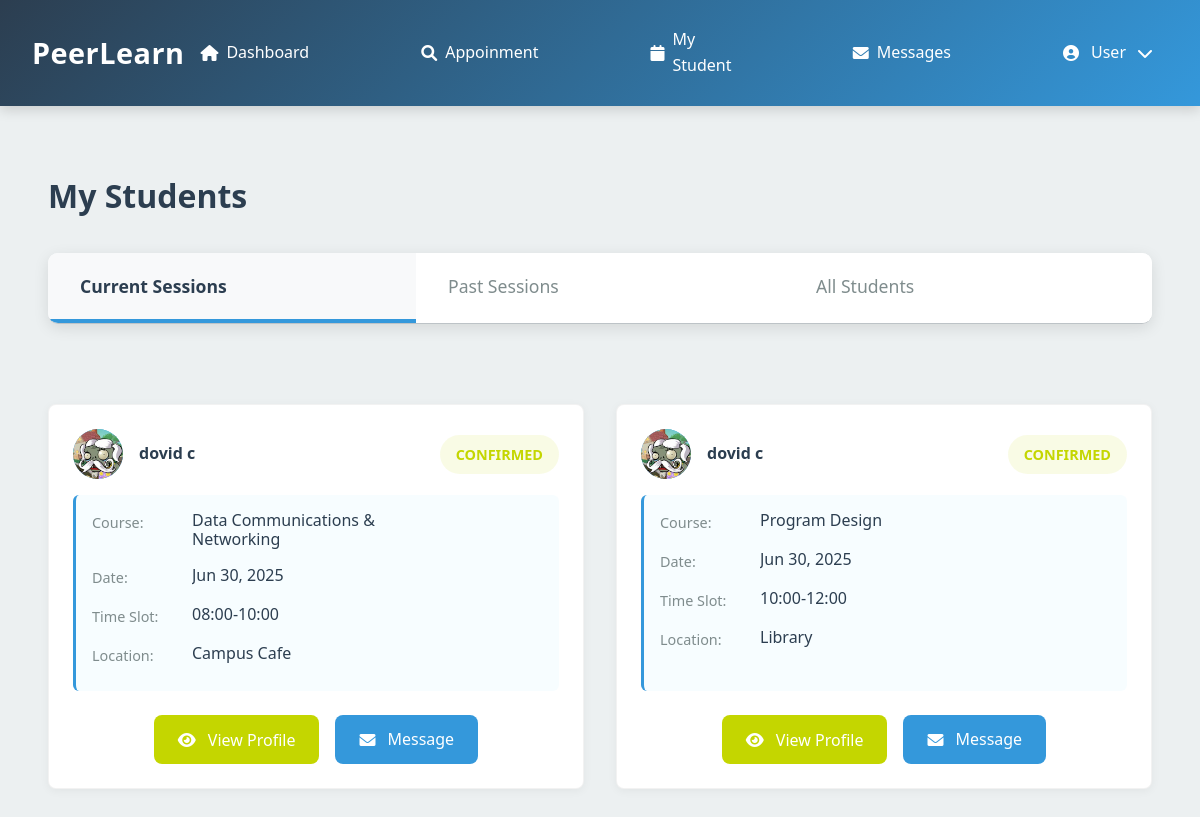
The app's page /tutor_students.php (signed in), older data.
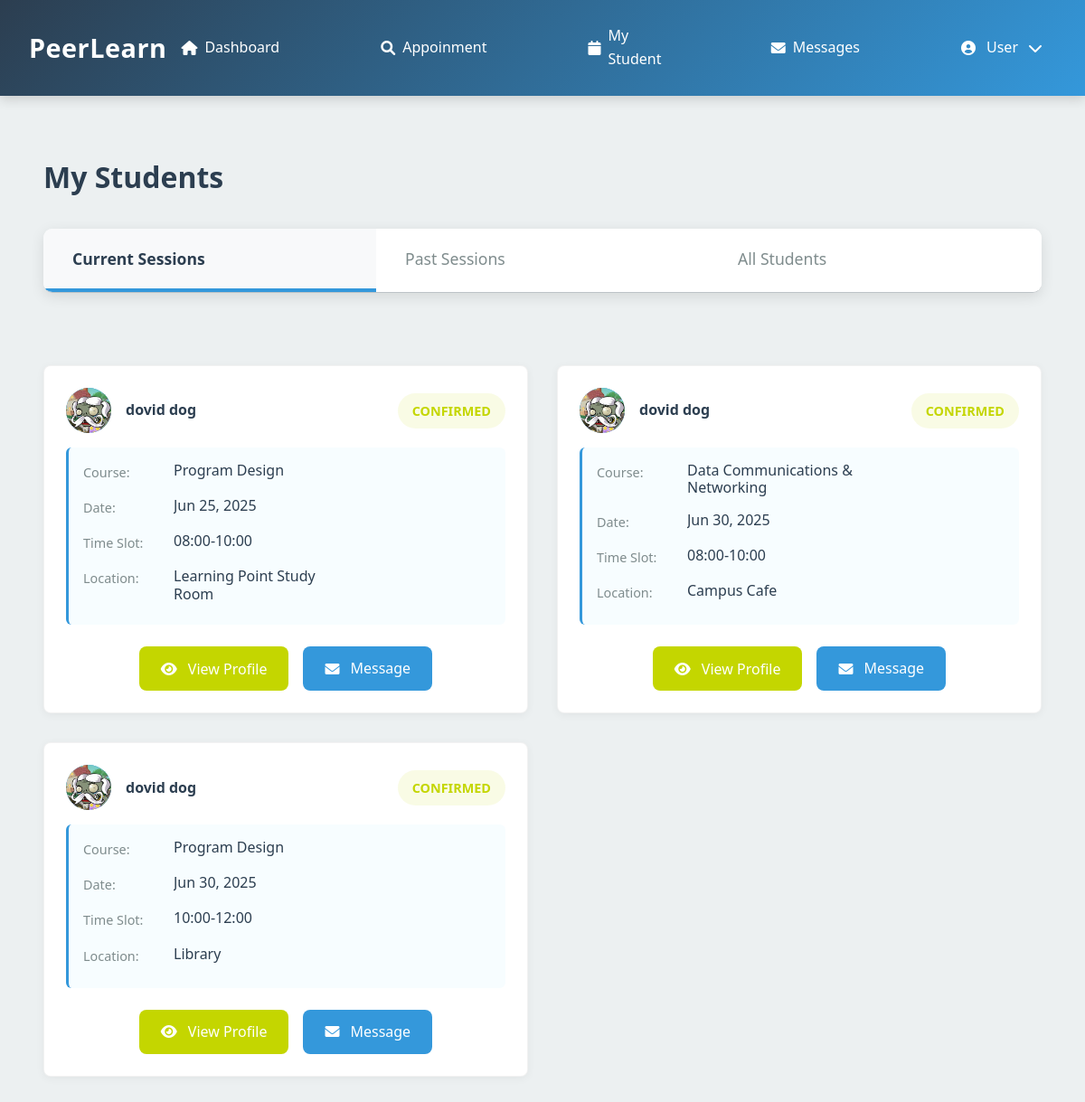
The same page, newer data.
### tables this page shows
CREATE TABLE `session` (
  `session_id` int(11) NOT NULL,
  `tutor_id` int(11) NOT NULL,
  `student_id` int(11) NOT NULL,
  `course_id` int(11) NOT NULL,
  `location_id` int(11) DEFAULT NULL,
  `status` enum('pending','confirmed','rejected','completed','cancelled') NOT NULL DEFAULT 'pending',
  `start_datetime` datetime NOT NULL,
  `end_datetime` datetime NOT NULL,
  `cancellation_deadline` datetime GENERATED ALWAYS AS (`start_datetime` - interval 24 hour) STORED,
  `cancellation_reason` text DEFAULT NULL,
  `cancelled_by` int(11) DEFAULT NULL,
  `created_at` timestamp NOT NULL DEFAULT current_timestamp(),
  `email_sent` tinyint(1) DEFAULT 0
);

CREATE TABLE `user` (
  `user_id` int(11) NOT NULL,
  `username` varchar(50) NOT NULL,
  `password` varchar(255) DEFAULT NULL,
  `email` varchar(100) NOT NULL,
  `role` enum('student','tutor','admin') NOT NULL,
  `first_name` varchar(50) NOT NULL,
  `last_name` varchar(50) NOT NULL,
  `phone` varchar(20) DEFAULT NULL,
  `profile_image` varchar(255) DEFAULT NULL,
  `is_active` tinyint(1) DEFAULT 1,
  `created_at` timestamp NOT NULL DEFAULT current_timestamp(),
  `last_login` datetime DEFAULT NULL,
  `reset_token_hash` varchar(64) DEFAULT NULL,
  `reset_token_expires_at` datetime DEFAULT NULL
);

CREATE TABLE `course` (
  `id` int(11) NOT NULL,
  `course_name` varchar(100) NOT NULL,
  `details` text DEFAULT NULL,
  `status` enum('active','inactive') DEFAULT 'active',
  `created_at` timestamp NOT NULL DEFAULT current_timestamp(),
  `updated_at` timestamp NOT NULL DEFAULT current_timestamp() ON UPDATE current_timestamp()
);

CREATE TABLE `location` (
  `location_id` int(11) NOT NULL,
  `location_name` varchar(100) NOT NULL
);

### tutor_students.php (the view, shortened to what the changed rows need)
<?php
require_once "db_connection.php";
$user_id = $_SESSION['user_id'];
$current_datetime = date('Y-m-d H:i:00');
$stmt = $conn->prepare("
    SELECT s.session_id, s.start_datetime, s.end_datetime, s.status, s.cancellation_reason,
           u.user_id, u.first_name, u.last_name, u.email, u.phone, u.profile_image,
           c.course_name, l.location_name,
           r.rating, r.comment,
           CONCAT(DATE_FORMAT(s.start_datetime, '%H:%i'), '-', DATE_FORMAT(s.end_datetime, '%H:%i')) as time_slot
    FROM session s
    JOIN user u ON s.student_id = u.user_id
    JOIN course c ON s.course_id = c.id
    LEFT JOIN location l ON s.location_id = l.location_id
    LEFT JOIN review r ON s.session_id = r.session_id AND r.tutor_id = s.tutor_id
    WHERE s.tutor_id = ? AND s.status = 'confirmed'
    AND s.start_datetime >= ?  -- 只显示当前时间之后的会话
    ORDER BY s.start_datetime ASC
");
if (!$stmt) {
    handle_db_error($conn, "Error preparing current sessions query");
} else {
    $stmt->bind_param("is", $user_id, $current_datetime);
    $stmt->execute();
    $result = $stmt->get_result();
    while ($row = $result->fetch_assoc()) {
        $row['profile_image'] = $row['profile_image'] ?: 'assets/default-avatar.png';
        $current_sessions[] = $row;
    }
}
$student_details = [];
$stmt = $conn->prepare("
    SELECT
        u.user_id, u.first_name, u.last_name, u.email, u.phone, u.profile_image, u.created_at
    FROM user u
    WHERE u.user_id IN (
        SELECT DISTINCT student_id FROM session WHERE tutor_id = ?
    )
");
if (!$stmt) {
    error_log("Error preparing student details query: " . $conn->error);
    $_SESSION['error'] = "Error preparing student details query: " . $conn->error;
} else {
    $stmt->bind_param("i", $user_id);
    $stmt->execute();
    $result = $stmt->get_result();
    while ($row = $result->fetch_assoc()) {
        $row['profile_image'] = $row['profile_image'] ?: 'assets/default-avatar.png';
        $student_details[$row['user_id']] = $row;
    }
}
function renderSessionCard($session, $student_details) {
    $statusClass = $session['status'] == 'cancelled' ? 'status-cancelled' :
                   ($session['status'] == 'completed' ? 'status-completed' : 'status-confirmed');
    ?>
    <div class="request-card">
        <div class="request-header">
            <div class="student-avatar" data-id="<?php echo htmlspecialchars($session['user_id'] ?? ''); ?>">
                <img src="<?php echo htmlspecialchars($session['profile_image']); ?>" alt="Student" class="profile-image"
                     onerror="this.src='assets/default-avatar.png'; this.onerror=null;">
            </div>
            <div class="request-info">
                <div class="student-name"><?php echo htmlspecialchars(($session['first_name'] ?? '') . ' ' . ($session['last_name'] ?? '')); ?></div>
            </div>
            <span class="status-badge <?php echo $statusClass; ?>">
                <?php echo ucfirst($session['status'] ?? 'Unknown'); ?>
            </span>
        </div>
        <div class="request-details">
            <div class="detail-item">
                <div class="detail-label">Course:</div>
                <div class="detail-value"><?php echo htmlspecialchars($session['course_name'] ?? 'Unknown Course'); ?></div>
            </div>
            <div class="detail-item">
                <div class="detail-label">Date:</div>
                <div class="detail-value">
                    <?php echo !empty($session['start_datetime'])
                        ? date('M d, Y', strtotime($session['start_datetime']))
                        : 'Not specified'; ?>
                </div>
            </div>
            <div class="detail-item">
                <div class="detail-label">Time Slot:</div>
                <div class="detail-value">
                    <?php echo htmlspecialchars($session['time_slot'] ??
                        (date('H:i', strtotime($session['start_datetime'])) . '-' . date('H:i', strtotime($session['end_datetime'])))) ?: 'Not specified'; ?>
                </div>
            </div>
            <div class="detail-item">
                <div class="detail-label">Location:</div>
                <div class="detail-value"><?php echo htmlspecialchars($session['location_name'] ?? 'Not specified'); ?></div>
            </div>
        </div>
        <div class="request-actions">
            <button class="btn btn-profile view-student"
                    data-id="<?php echo htmlspecialchars($session['user_id'] ?? ''); ?>"
                    data-name="<?php echo htmlspecialchars(($session['first_name'] ?? '') . ' ' . ($session['last_name'] ?? '')); ?>"
                    data-email="<?php echo htmlspecialchars($student_details[$session['user_id']]['email'] ?? ''); ?>"
                    data-phone="<?php echo htmlspecialchars($student_details[$session['user_id']]['phone'] ?? ''); ?>"
                    data-image="<?php echo htmlspecialchars($session['profile_image'] ?? ''); ?>">
                <i class="fas fa-eye"></i> View Profile
            </button>
            <a href="messages.php?student_id=<?php echo htmlspecialchars($session['user_id'] ?? ''); ?>" class="btn btn-message"><i class="fas fa-envelope"></i> Message</a>
        </div>
    </div>
    <?php
}
?>
<!DOCTYPE html>
<html lang="en">
<head>
    <link rel="stylesheet" href="https://cdnjs.cloudflare.com/ajax/libs/font-awesome/6.4.0/css/all.min.css">
</head>
<body>
    <?php include 'header/tut_head.php'; ?>
    <main>
        <h1 class="page-title">My Students</h1>
        <div class="tab-content active" id="current-sessions">
            <?php if (count($current_sessions) > 0): ?>
                <div class="session-list">
                    <?php foreach ($current_sessions as $session): ?>
                        <?php renderSessionCard($session, $student_details); ?>
                    <?php endforeach; ?>
                </div>
            <?php endif; ?>
        </div>
    </main>
</body>
</html>

Row changes from the older to the newer data that the page shows:
added session: student.profile_image (picture), student.last_name "dovid dog", status "CONFIRMED", course.course_name "Program Design", start_datetime "Jun 25, 2025", end_datetime "08:00-10:00", location.location_name "Learning Point Study Room"
changed through a linked row, session "Data Communications & Networking": student.last_name "dovid c" → "dovid dog"
changed through a linked row, session "Library": student.last_name "dovid c" → "dovid dog"
